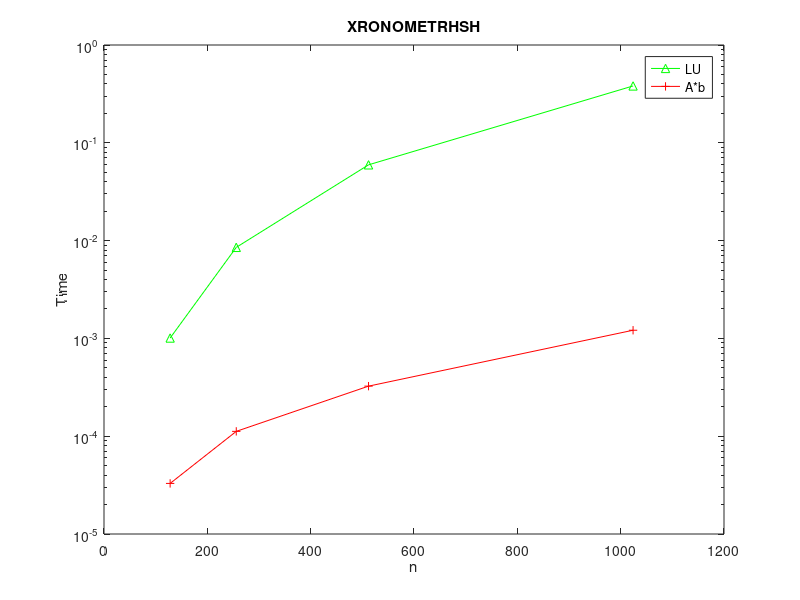

This chart was generated by the following MATLAB code:
function [ time_lu, time_Ab] = ask22a( )
                            %xronometrhsh sunarthsewn       
time_lu = zeros(4,1);		%xronos lu       
time_Ab = zeros(4,1);       %xronos A*b
k=1;

for i = 7:10                %epanalhpsh megethwn pinaka               
                                
    n = 2^i;                                
                                    
    A = randn(n);           %tuxaios pinakas megethous n
    B = randn(n,1);         %tuxaio mhtrwo megethous nx1

                             
                            
    lu(A);                  %ektelesh praxh mia fora gia 
    A*B;                    %metaferthoun ta dedomena
    
                                    
	
	tic;                        %metrhsh xronou me thn xrhsh tic toc 
	lu(A);                      %ektelwntas thn praxh mia fora
    time_lu(k,1) =  toc;
    



	tic;                        %metrhsh xronou me thn xrhsh tic toc 
	A*B;                         %ektelwntas thn praxh mia fora
    time_Ab(k,1) = toc;
    k=k+1;

     


   
   
end
                                    %Grafikh parastash
figure
semilogy(2.^(7:10), time_lu(1:4), '-^g',2.^(7:10), time_Ab(1:4), '-+r')
legend('LU' , 'A*b')
title('XRONOMETRHSH')
xlabel('n')
ylabel('Time')
end



